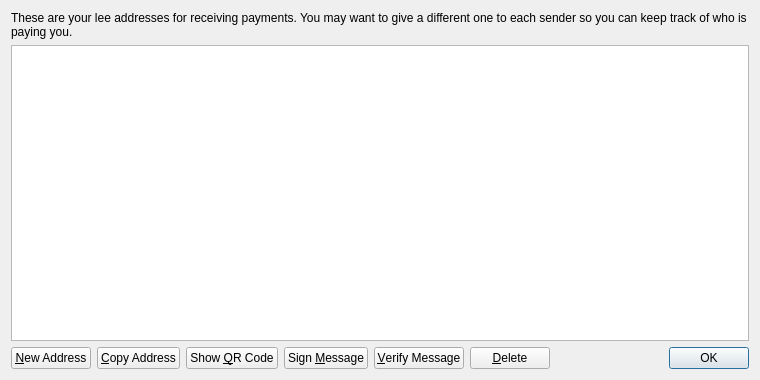
<?xml version="1.0" encoding="UTF-8"?>
<ui version="4.0">
 <class>AddressBookPage</class>
 <widget class="QWidget" name="AddressBookPage">
  <property name="geometry">
   <rect>
    <x>0</x>
    <y>0</y>
    <width>760</width>
    <height>380</height>
   </rect>
  </property>
  <property name="windowTitle">
   <string>Address Book</string>
  </property>
  <layout class="QVBoxLayout" name="verticalLayout">
   <item>
    <widget class="QLabel" name="labelExplanation">
     <property name="text">
      <string>These are your lee addresses for receiving payments. You may want to give a different one to each sender so you can keep track of who is paying you.</string>
     </property>
     <property name="textFormat">
      <enum>Qt::PlainText</enum>
     </property>
     <property name="wordWrap">
      <bool>true</bool>
     </property>
    </widget>
   </item>
   <item>
    <widget class="QTableView" name="tableView">
     <property name="contextMenuPolicy">
      <enum>Qt::CustomContextMenu</enum>
     </property>
     <property name="toolTip">
      <string>Double-click to edit address or label</string>
     </property>
     <property name="tabKeyNavigation">
      <bool>false</bool>
     </property>
     <property name="selectionMode">
      <enum>QAbstractItemView::SingleSelection</enum>
     </property>
     <property name="selectionBehavior">
      <enum>QAbstractItemView::SelectRows</enum>
     </property>
     <property name="sortingEnabled">
      <bool>true</bool>
     </property>
     <attribute name="verticalHeaderVisible">
      <bool>false</bool>
     </attribute>
    </widget>
   </item>
   <item>
    <layout class="QHBoxLayout" name="horizontalLayout">
     <item>
      <widget class="QPushButton" name="newAddressButton">
       <property name="toolTip">
        <string>Create a new address</string>
       </property>
       <property name="text">
        <string>&amp;New Address</string>
       </property>
      </widget>
     </item>
     <item>
      <widget class="QPushButton" name="copyToClipboard">
       <property name="toolTip">
        <string>Copy the currently selected address to the system clipboard</string>
       </property>
       <property name="text">
        <string>&amp;Copy Address</string>
       </property>
      </widget>
     </item>
     <item>
      <widget class="QPushButton" name="showQRCode">
       <property name="text">
        <string>Show &amp;QR Code</string>
       </property>
      </widget>
     </item>
     <item>
      <widget class="QPushButton" name="signMessage">
       <property name="toolTip">
        <string>Sign a message to prove you own a lee address</string>
       </property>
       <property name="text">
        <string>Sign &amp;Message</string>
       </property>
      </widget>
     </item>
     <item>
      <widget class="QPushButton" name="verifyMessage">
       <property name="toolTip">
        <string>Verify a message to ensure it was signed with a specified lee address</string>
       </property>
       <property name="text">
        <string>&amp;Verify Message</string>
       </property>
      </widget>
     </item>
     <item>
      <widget class="QPushButton" name="deleteButton">
       <property name="toolTip">
        <string>Delete the currently selected address from the list</string>
       </property>
       <property name="text">
        <string>&amp;Delete</string>
       </property>
      </widget>
     </item>
     <item>
      <spacer name="horizontalSpacer">
       <property name="orientation">
        <enum>Qt::Horizontal</enum>
       </property>
       <property name="sizeHint" stdset="0">
        <size>
         <width>40</width>
         <height>20</height>
        </size>
       </property>
      </spacer>
     </item>
     <item>
      <widget class="QDialogButtonBox" name="buttonBox">
       <property name="sizePolicy">
        <sizepolicy hsizetype="Maximum" vsizetype="Fixed">
         <horstretch>0</horstretch>
         <verstretch>0</verstretch>
        </sizepolicy>
       </property>
       <property name="standardButtons">
        <set>QDialogButtonBox::Ok</set>
       </property>
      </widget>
     </item>
    </layout>
   </item>
  </layout>
 </widget>
 <resources>
  <include location="../bitcoin.qrc"/>
 </resources>
 <connections/>
</ui>
